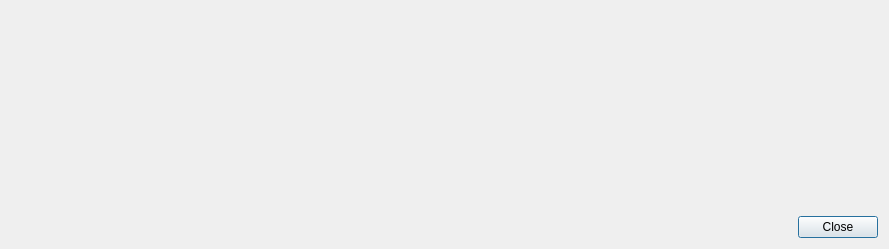
<?xml version="1.0" encoding="UTF-8"?>
<ui version="4.0">
 <class>MainWindow</class>
 <widget class="QDialog" name="MainWindow">
  <property name="geometry">
   <rect>
    <x>0</x>
    <y>0</y>
    <width>889</width>
    <height>249</height>
   </rect>
  </property>
  <property name="windowTitle">
   <string>Write a Disk Image</string>
  </property>
  <layout class="QVBoxLayout" name="verticalLayout">
   <item>
    <widget class="ReScribe::ImageChooser" name="imageSelector" native="true"/>
   </item>
   <item>
    <widget class="ReScribe::DeviceChooser" name="deviceSelector" native="true"/>
   </item>
   <item>
    <spacer name="verticalSpacer">
     <property name="orientation">
      <enum>Qt::Vertical</enum>
     </property>
     <property name="sizeHint" stdset="0">
      <size>
       <width>20</width>
       <height>148</height>
      </size>
     </property>
    </spacer>
   </item>
   <item>
    <widget class="QDialogButtonBox" name="controls">
     <property name="orientation">
      <enum>Qt::Horizontal</enum>
     </property>
     <property name="standardButtons">
      <set>QDialogButtonBox::Close</set>
     </property>
    </widget>
   </item>
  </layout>
 </widget>
 <customwidgets>
  <customwidget>
   <class>ReScribe::ImageChooser</class>
   <extends>QWidget</extends>
   <header>src/imagechooser.h</header>
   <container>1</container>
  </customwidget>
  <customwidget>
   <class>ReScribe::DeviceChooser</class>
   <extends>QWidget</extends>
   <header>src/devicechooser.h</header>
   <container>1</container>
  </customwidget>
 </customwidgets>
 <resources/>
 <connections>
  <connection>
   <sender>controls</sender>
   <signal>accepted()</signal>
   <receiver>MainWindow</receiver>
   <slot>accept()</slot>
   <hints>
    <hint type="sourcelabel">
     <x>248</x>
     <y>254</y>
    </hint>
    <hint type="destinationlabel">
     <x>157</x>
     <y>274</y>
    </hint>
   </hints>
  </connection>
  <connection>
   <sender>controls</sender>
   <signal>rejected()</signal>
   <receiver>MainWindow</receiver>
   <slot>reject()</slot>
   <hints>
    <hint type="sourcelabel">
     <x>316</x>
     <y>260</y>
    </hint>
    <hint type="destinationlabel">
     <x>286</x>
     <y>274</y>
    </hint>
   </hints>
  </connection>
 </connections>
</ui>
